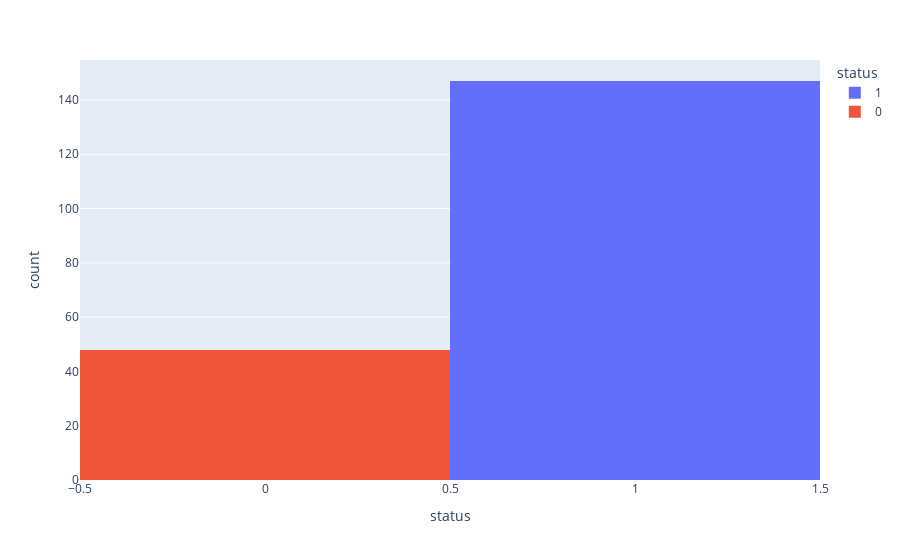

Source (notebook cell):
### Code cell
# count plot using plotly
fig = px.histogram(data_new, x='status', color='status')
fig.show()

### Figure 1 — Plotly figure (JSON) as saved in the notebook; plotly's stock layout.template omitted (floating-point values rounded to 4 significant figures; data arrays with more than 128 entries replaced by an {"elided": "..."} marker saying what was removed)
{"data": [{"alignmentgroup": "True", "bingroup": "x", "hovertemplate": "status=%{x}<br>count=%{y}<extra></extra>", "legendgroup": "1", "marker": {"color": "#636efa", "pattern": {"shape": ""}}, "name": "1", "offsetgroup": "1", "orientation": "v", "showlegend": true, "type": "histogram", "x": {"elided": "147 int values"}, "xaxis": "x", "yaxis": "y"}, {"alignmentgroup": "True", "bingroup": "x", "hovertemplate": "status=%{x}<br>count=%{y}<extra></extra>", "legendgroup": "0", "marker": {"color": "#EF553B", "pattern": {"shape": ""}}, "name": "0", "offsetgroup": "0", "orientation": "v", "showlegend": true, "type": "histogram", "x": [0, 0, 0, 0, 0, 0, 0, 0, 0, 0, 0, 0, 0, 0, 0, 0, 0, 0, 0, 0, 0, 0, 0, 0, 0, 0, 0, 0, 0, 0, 0, 0, 0, 0, 0, 0, 0, 0, 0, 0, 0, 0, 0, 0, 0, 0, 0, 0], "xaxis": "x", "yaxis": "y"}], "layout": {"barmode": "relative", "legend": {"title": {"text": "status"}, "tracegroupgap": 0}, "margin": {"t": 60}, "xaxis": {"anchor": "y", "categoryarray": [1, 0], "categoryorder": "array", "domain": [0, 1], "title": {"text": "status"}}, "yaxis": {"anchor": "x", "domain": [0, 1], "title": {"text": "count"}}}}
